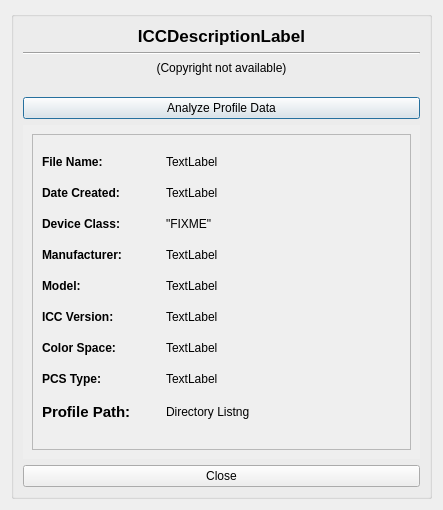
<?xml version="1.0" encoding="UTF-8"?>
<ui version="4.0">
 <class>syInfoDialog</class>
 <widget class="QDialog" name="syInfoDialog">
  <property name="geometry">
   <rect>
    <x>0</x>
    <y>0</y>
    <width>443</width>
    <height>510</height>
   </rect>
  </property>
  <property name="windowTitle">
   <string>Dialog</string>
  </property>
  <layout class="QGridLayout" name="gridLayout_4">
   <item row="0" column="0" rowspan="2" colspan="2">
    <widget class="QGroupBox" name="profileInfoGroupBox">
     <property name="enabled">
      <bool>true</bool>
     </property>
     <property name="sizePolicy">
      <sizepolicy hsizetype="Ignored" vsizetype="Preferred">
       <horstretch>0</horstretch>
       <verstretch>0</verstretch>
      </sizepolicy>
     </property>
     <property name="minimumSize">
      <size>
       <width>100</width>
       <height>0</height>
      </size>
     </property>
     <property name="title">
      <string/>
     </property>
     <layout class="QGridLayout" name="gridLayout_3">
      <item row="1" column="0">
       <widget class="Line" name="line_2">
        <property name="orientation">
         <enum>Qt::Horizontal</enum>
        </property>
       </widget>
      </item>
      <item row="2" column="0">
       <widget class="QLabel" name="copyrightTagLabel">
        <property name="sizePolicy">
         <sizepolicy hsizetype="Preferred" vsizetype="Fixed">
          <horstretch>0</horstretch>
          <verstretch>0</verstretch>
         </sizepolicy>
        </property>
        <property name="frameShadow">
         <enum>QFrame::Plain</enum>
        </property>
        <property name="lineWidth">
         <number>1</number>
        </property>
        <property name="text">
         <string>(Copyright not available)</string>
        </property>
        <property name="scaledContents">
         <bool>true</bool>
        </property>
        <property name="alignment">
         <set>Qt::AlignCenter</set>
        </property>
        <property name="wordWrap">
         <bool>true</bool>
        </property>
        <property name="margin">
         <number>0</number>
        </property>
       </widget>
      </item>
      <item row="3" column="0">
       <spacer name="verticalSpacer">
        <property name="orientation">
         <enum>Qt::Vertical</enum>
        </property>
        <property name="sizeType">
         <enum>QSizePolicy::Fixed</enum>
        </property>
        <property name="sizeHint" stdset="0">
         <size>
          <width>358</width>
          <height>16</height>
         </size>
        </property>
       </spacer>
      </item>
      <item row="4" column="0">
       <widget class="QPushButton" name="launchICCExaminButton">
        <property name="sizePolicy">
         <sizepolicy hsizetype="Preferred" vsizetype="Fixed">
          <horstretch>0</horstretch>
          <verstretch>0</verstretch>
         </sizepolicy>
        </property>
        <property name="minimumSize">
         <size>
          <width>241</width>
          <height>0</height>
         </size>
        </property>
        <property name="text">
         <string>Analyze Profile Data</string>
        </property>
       </widget>
      </item>
      <item row="5" column="0">
       <widget class="QScrollArea" name="scrollArea">
        <property name="sizePolicy">
         <sizepolicy hsizetype="Preferred" vsizetype="Preferred">
          <horstretch>0</horstretch>
          <verstretch>0</verstretch>
         </sizepolicy>
        </property>
        <property name="frameShape">
         <enum>QFrame::NoFrame</enum>
        </property>
        <property name="verticalScrollBarPolicy">
         <enum>Qt::ScrollBarAlwaysOff</enum>
        </property>
        <property name="widgetResizable">
         <bool>true</bool>
        </property>
        <widget class="QWidget" name="scrollAreaWidgetContents">
         <property name="geometry">
          <rect>
           <x>0</x>
           <y>0</y>
           <width>403</width>
           <height>318</height>
          </rect>
         </property>
         <layout class="QGridLayout" name="gridLayout_2">
          <item row="0" column="0">
           <widget class="QFrame" name="frame">
            <property name="sizePolicy">
             <sizepolicy hsizetype="MinimumExpanding" vsizetype="MinimumExpanding">
              <horstretch>99</horstretch>
              <verstretch>99</verstretch>
             </sizepolicy>
            </property>
            <property name="minimumSize">
             <size>
              <width>300</width>
              <height>300</height>
             </size>
            </property>
            <property name="frameShape">
             <enum>QFrame::StyledPanel</enum>
            </property>
            <property name="frameShadow">
             <enum>QFrame::Raised</enum>
            </property>
            <layout class="QGridLayout" name="gridLayout">
             <item row="0" column="0">
              <widget class="QLabel" name="filenameLabel">
               <property name="sizePolicy">
                <sizepolicy hsizetype="Fixed" vsizetype="Maximum">
                 <horstretch>0</horstretch>
                 <verstretch>0</verstretch>
                </sizepolicy>
               </property>
               <property name="minimumSize">
                <size>
                 <width>88</width>
                 <height>0</height>
                </size>
               </property>
               <property name="maximumSize">
                <size>
                 <width>88</width>
                 <height>16777215</height>
                </size>
               </property>
               <property name="font">
                <font>
                 <weight>75</weight>
                 <italic>false</italic>
                 <bold>true</bold>
                </font>
               </property>
               <property name="text">
                <string>File Name:</string>
               </property>
               <property name="indent">
                <number>-5</number>
               </property>
              </widget>
             </item>
             <item row="0" column="1">
              <widget class="QLabel" name="filenameTagLabel">
               <property name="sizePolicy">
                <sizepolicy hsizetype="Ignored" vsizetype="Maximum">
                 <horstretch>0</horstretch>
                 <verstretch>0</verstretch>
                </sizepolicy>
               </property>
               <property name="minimumSize">
                <size>
                 <width>100</width>
                 <height>0</height>
                </size>
               </property>
               <property name="font">
                <font>
                 <italic>false</italic>
                </font>
               </property>
               <property name="frameShape">
                <enum>QFrame::NoFrame</enum>
               </property>
               <property name="lineWidth">
                <number>1</number>
               </property>
               <property name="text">
                <string>TextLabel</string>
               </property>
               <property name="textFormat">
                <enum>Qt::AutoText</enum>
               </property>
               <property name="scaledContents">
                <bool>false</bool>
               </property>
               <property name="alignment">
                <set>Qt::AlignJustify|Qt::AlignVCenter</set>
               </property>
               <property name="wordWrap">
                <bool>true</bool>
               </property>
               <property name="margin">
                <number>0</number>
               </property>
               <property name="indent">
                <number>-1</number>
               </property>
              </widget>
             </item>
             <item row="1" column="0">
              <widget class="QLabel" name="dateTextLabel">
               <property name="sizePolicy">
                <sizepolicy hsizetype="Fixed" vsizetype="Maximum">
                 <horstretch>0</horstretch>
                 <verstretch>0</verstretch>
                </sizepolicy>
               </property>
               <property name="minimumSize">
                <size>
                 <width>116</width>
                 <height>0</height>
                </size>
               </property>
               <property name="font">
                <font>
                 <weight>75</weight>
                 <italic>false</italic>
                 <bold>true</bold>
                 <underline>false</underline>
                </font>
               </property>
               <property name="text">
                <string>Date Created:</string>
               </property>
              </widget>
             </item>
             <item row="1" column="1">
              <widget class="QLabel" name="dateTagLabel">
               <property name="sizePolicy">
                <sizepolicy hsizetype="Ignored" vsizetype="Maximum">
                 <horstretch>0</horstretch>
                 <verstretch>0</verstretch>
                </sizepolicy>
               </property>
               <property name="minimumSize">
                <size>
                 <width>100</width>
                 <height>0</height>
                </size>
               </property>
               <property name="text">
                <string>TextLabel</string>
               </property>
              </widget>
             </item>
             <item row="2" column="0">
              <widget class="QLabel" name="dcTextLabel">
               <property name="sizePolicy">
                <sizepolicy hsizetype="Fixed" vsizetype="Maximum">
                 <horstretch>0</horstretch>
                 <verstretch>0</verstretch>
                </sizepolicy>
               </property>
               <property name="minimumSize">
                <size>
                 <width>113</width>
                 <height>0</height>
                </size>
               </property>
               <property name="font">
                <font>
                 <weight>75</weight>
                 <bold>true</bold>
                </font>
               </property>
               <property name="text">
                <string>Device Class:</string>
               </property>
              </widget>
             </item>
             <item row="2" column="1">
              <widget class="QLabel" name="deviceClassTagLabel">
               <property name="sizePolicy">
                <sizepolicy hsizetype="Ignored" vsizetype="Maximum">
                 <horstretch>0</horstretch>
                 <verstretch>0</verstretch>
                </sizepolicy>
               </property>
               <property name="minimumSize">
                <size>
                 <width>100</width>
                 <height>0</height>
                </size>
               </property>
               <property name="text">
                <string>&quot;FIXME&quot;</string>
               </property>
              </widget>
             </item>
             <item row="3" column="0">
              <widget class="QLabel" name="manufacturerLabel">
               <property name="sizePolicy">
                <sizepolicy hsizetype="Fixed" vsizetype="Maximum">
                 <horstretch>0</horstretch>
                 <verstretch>0</verstretch>
                </sizepolicy>
               </property>
               <property name="minimumSize">
                <size>
                 <width>118</width>
                 <height>0</height>
                </size>
               </property>
               <property name="font">
                <font>
                 <weight>75</weight>
                 <bold>true</bold>
                </font>
               </property>
               <property name="text">
                <string>Manufacturer:</string>
               </property>
              </widget>
             </item>
             <item row="3" column="1">
              <widget class="QLabel" name="mfgTagLabel">
               <property name="sizePolicy">
                <sizepolicy hsizetype="Ignored" vsizetype="Maximum">
                 <horstretch>0</horstretch>
                 <verstretch>0</verstretch>
                </sizepolicy>
               </property>
               <property name="minimumSize">
                <size>
                 <width>100</width>
                 <height>0</height>
                </size>
               </property>
               <property name="text">
                <string>TextLabel</string>
               </property>
               <property name="alignment">
                <set>Qt::AlignJustify|Qt::AlignVCenter</set>
               </property>
              </widget>
             </item>
             <item row="4" column="0">
              <widget class="QLabel" name="modelTexLabel">
               <property name="sizePolicy">
                <sizepolicy hsizetype="Fixed" vsizetype="Maximum">
                 <horstretch>0</horstretch>
                 <verstretch>0</verstretch>
                </sizepolicy>
               </property>
               <property name="minimumSize">
                <size>
                 <width>55</width>
                 <height>0</height>
                </size>
               </property>
               <property name="font">
                <font>
                 <weight>75</weight>
                 <bold>true</bold>
                </font>
               </property>
               <property name="text">
                <string>Model:</string>
               </property>
              </widget>
             </item>
             <item row="4" column="1">
              <widget class="QLabel" name="modelTagLabel">
               <property name="sizePolicy">
                <sizepolicy hsizetype="Ignored" vsizetype="Maximum">
                 <horstretch>0</horstretch>
                 <verstretch>0</verstretch>
                </sizepolicy>
               </property>
               <property name="minimumSize">
                <size>
                 <width>100</width>
                 <height>0</height>
                </size>
               </property>
               <property name="text">
                <string>TextLabel</string>
               </property>
               <property name="alignment">
                <set>Qt::AlignJustify|Qt::AlignVCenter</set>
               </property>
              </widget>
             </item>
             <item row="5" column="0">
              <widget class="QLabel" name="iccVersionLabel">
               <property name="sizePolicy">
                <sizepolicy hsizetype="Fixed" vsizetype="Maximum">
                 <horstretch>0</horstretch>
                 <verstretch>0</verstretch>
                </sizepolicy>
               </property>
               <property name="minimumSize">
                <size>
                 <width>101</width>
                 <height>0</height>
                </size>
               </property>
               <property name="font">
                <font>
                 <weight>75</weight>
                 <bold>true</bold>
                </font>
               </property>
               <property name="text">
                <string>ICC Version:</string>
               </property>
              </widget>
             </item>
             <item row="5" column="1">
              <widget class="QLabel" name="iccVerTagLabel">
               <property name="sizePolicy">
                <sizepolicy hsizetype="Ignored" vsizetype="Maximum">
                 <horstretch>0</horstretch>
                 <verstretch>0</verstretch>
                </sizepolicy>
               </property>
               <property name="minimumSize">
                <size>
                 <width>100</width>
                 <height>0</height>
                </size>
               </property>
               <property name="text">
                <string>TextLabel</string>
               </property>
              </widget>
             </item>
             <item row="6" column="0">
              <widget class="QLabel" name="colorspaceLabel">
               <property name="sizePolicy">
                <sizepolicy hsizetype="Fixed" vsizetype="Maximum">
                 <horstretch>0</horstretch>
                 <verstretch>0</verstretch>
                </sizepolicy>
               </property>
               <property name="minimumSize">
                <size>
                 <width>104</width>
                 <height>0</height>
                </size>
               </property>
               <property name="font">
                <font>
                 <weight>75</weight>
                 <bold>true</bold>
                </font>
               </property>
               <property name="text">
                <string>Color Space:</string>
               </property>
              </widget>
             </item>
             <item row="6" column="1">
              <widget class="QLabel" name="colorspaceTagLabel">
               <property name="sizePolicy">
                <sizepolicy hsizetype="Ignored" vsizetype="Maximum">
                 <horstretch>0</horstretch>
                 <verstretch>0</verstretch>
                </sizepolicy>
               </property>
               <property name="minimumSize">
                <size>
                 <width>100</width>
                 <height>0</height>
                </size>
               </property>
               <property name="text">
                <string>TextLabel</string>
               </property>
              </widget>
             </item>
             <item row="7" column="0">
              <widget class="QLabel" name="pcsTypeLabel">
               <property name="sizePolicy">
                <sizepolicy hsizetype="Fixed" vsizetype="Maximum">
                 <horstretch>0</horstretch>
                 <verstretch>0</verstretch>
                </sizepolicy>
               </property>
               <property name="minimumSize">
                <size>
                 <width>84</width>
                 <height>0</height>
                </size>
               </property>
               <property name="font">
                <font>
                 <weight>75</weight>
                 <bold>true</bold>
                </font>
               </property>
               <property name="text">
                <string>PCS Type:</string>
               </property>
              </widget>
             </item>
             <item row="7" column="1">
              <widget class="QLabel" name="pcsTagLabel">
               <property name="sizePolicy">
                <sizepolicy hsizetype="Ignored" vsizetype="Maximum">
                 <horstretch>0</horstretch>
                 <verstretch>0</verstretch>
                </sizepolicy>
               </property>
               <property name="minimumSize">
                <size>
                 <width>100</width>
                 <height>0</height>
                </size>
               </property>
               <property name="text">
                <string>TextLabel</string>
               </property>
              </widget>
             </item>
             <item row="8" column="0">
              <widget class="QLabel" name="profilePathLabel">
               <property name="sizePolicy">
                <sizepolicy hsizetype="Fixed" vsizetype="Maximum">
                 <horstretch>0</horstretch>
                 <verstretch>0</verstretch>
                </sizepolicy>
               </property>
               <property name="minimumSize">
                <size>
                 <width>102</width>
                 <height>0</height>
                </size>
               </property>
               <property name="font">
                <font>
                 <weight>75</weight>
                 <bold>true</bold>
                </font>
               </property>
               <property name="text">
                <string>&lt;!DOCTYPE HTML PUBLIC &quot;-//W3C//DTD HTML 4.0//EN&quot; &quot;http://www.w3.org/TR/REC-html40/strict.dtd&quot;&gt;
&lt;html&gt;&lt;head&gt;&lt;meta name=&quot;qrichtext&quot; content=&quot;1&quot; /&gt;&lt;style type=&quot;text/css&quot;&gt;
p, li { white-space: pre-wrap; }
&lt;/style&gt;&lt;/head&gt;&lt;body style=&quot; font-family:'DejaVu Sans'; font-size:11pt; font-weight:600; font-style:normal;&quot;&gt;
&lt;p style=&quot; margin-top:0px; margin-bottom:0px; margin-left:0px; margin-right:0px; -qt-block-indent:0; text-indent:0px;&quot;&gt;Profile Path:&lt;/p&gt;&lt;/body&gt;&lt;/html&gt;</string>
               </property>
              </widget>
             </item>
             <item row="8" column="1">
              <widget class="QLabel" name="directoryListingTag">
               <property name="sizePolicy">
                <sizepolicy hsizetype="Ignored" vsizetype="Maximum">
                 <horstretch>0</horstretch>
                 <verstretch>0</verstretch>
                </sizepolicy>
               </property>
               <property name="minimumSize">
                <size>
                 <width>100</width>
                 <height>0</height>
                </size>
               </property>
               <property name="maximumSize">
                <size>
                 <width>16777215</width>
                 <height>16777215</height>
                </size>
               </property>
               <property name="font">
                <font>
                 <weight>50</weight>
                 <italic>false</italic>
                 <bold>false</bold>
                </font>
               </property>
               <property name="text">
                <string>Directory Listng</string>
               </property>
               <property name="textFormat">
                <enum>Qt::LogText</enum>
               </property>
               <property name="scaledContents">
                <bool>true</bool>
               </property>
               <property name="alignment">
                <set>Qt::AlignJustify|Qt::AlignVCenter</set>
               </property>
               <property name="wordWrap">
                <bool>true</bool>
               </property>
               <property name="textInteractionFlags">
                <set>Qt::LinksAccessibleByMouse|Qt::TextSelectableByMouse</set>
               </property>
              </widget>
             </item>
            </layout>
           </widget>
          </item>
         </layout>
        </widget>
       </widget>
      </item>
      <item row="0" column="0">
       <widget class="QLabel" name="descriptionTagLabel">
        <property name="sizePolicy">
         <sizepolicy hsizetype="Preferred" vsizetype="Fixed">
          <horstretch>0</horstretch>
          <verstretch>0</verstretch>
         </sizepolicy>
        </property>
        <property name="font">
         <font>
          <pointsize>13</pointsize>
          <weight>75</weight>
          <bold>true</bold>
         </font>
        </property>
        <property name="text">
         <string>ICCDescriptionLabel</string>
        </property>
        <property name="alignment">
         <set>Qt::AlignCenter</set>
        </property>
        <property name="wordWrap">
         <bool>true</bool>
        </property>
       </widget>
      </item>
      <item row="6" column="0">
       <widget class="QPushButton" name="closeButton">
        <property name="text">
         <string>Close</string>
        </property>
       </widget>
      </item>
     </layout>
    </widget>
   </item>
  </layout>
 </widget>
 <resources/>
 <connections/>
</ui>
